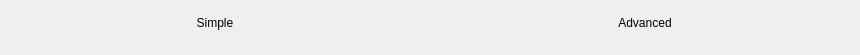
        <widget class="QFrame" name="frame_SettingMode">
         <property name="sizePolicy">
          <sizepolicy hsizetype="Fixed" vsizetype="Fixed">
           <horstretch>0</horstretch>
           <verstretch>0</verstretch>
          </sizepolicy>
         </property>
         <property name="minimumSize">
          <size>
           <width>860</width>
           <height>55</height>
          </size>
         </property>
         <property name="maximumSize">
          <size>
           <width>860</width>
           <height>55</height>
          </size>
         </property>
         <property name="frameShape">
          <enum>QFrame::NoFrame</enum>
         </property>
         <property name="frameShadow">
          <enum>QFrame::Raised</enum>
         </property>
         <layout class="QHBoxLayout" name="horizontalLayout_7">
          <property name="spacing">
           <number>0</number>
          </property>
          <property name="leftMargin">
           <number>0</number>
          </property>
          <property name="topMargin">
           <number>0</number>
          </property>
          <property name="rightMargin">
           <number>0</number>
          </property>
          <property name="bottomMargin">
           <number>9</number>
          </property>
          <item>
           <widget class="AFQHoverWidget" name="widget_Simple" native="true">
            <property name="sizePolicy">
             <sizepolicy hsizetype="Minimum" vsizetype="Fixed">
              <horstretch>0</horstretch>
              <verstretch>0</verstretch>
             </sizepolicy>
            </property>
            <property name="minimumSize">
             <size>
              <width>0</width>
              <height>46</height>
             </size>
            </property>
            <property name="maximumSize">
             <size>
              <width>16777215</width>
              <height>46</height>
             </size>
            </property>
            <layout class="QVBoxLayout" name="verticalLayout_8">
             <property name="spacing">
              <number>0</number>
             </property>
             <property name="leftMargin">
              <number>0</number>
             </property>
             <property name="topMargin">
              <number>0</number>
             </property>
             <property name="rightMargin">
              <number>0</number>
             </property>
             <property name="bottomMargin">
              <number>0</number>
             </property>
             <item>
              <widget class="QLabel" name="label_Simple">
               <property name="minimumSize">
                <size>
                 <width>0</width>
                 <height>0</height>
                </size>
               </property>
               <property name="maximumSize">
                <size>
                 <width>16777215</width>
                 <height>16777215</height>
                </size>
               </property>
               <property name="text">
                <string>Simple</string>
               </property>
               <property name="alignment">
                <set>Qt::AlignCenter</set>
               </property>
              </widget>
             </item>
            </layout>
           </widget>
          </item>
          <item>
           <widget class="AFQHoverWidget" name="widget_Advanced" native="true">
            <property name="minimumSize">
             <size>
              <width>0</width>
              <height>46</height>
             </size>
            </property>
            <property name="maximumSize">
             <size>
              <width>16777215</width>
              <height>46</height>
             </size>
            </property>
            <layout class="QVBoxLayout" name="verticalLayout_10">
             <property name="spacing">
              <number>0</number>
             </property>
             <property name="leftMargin">
              <number>0</number>
             </property>
             <property name="topMargin">
              <number>0</number>
             </property>
             <property name="rightMargin">
              <number>0</number>
             </property>
             <property name="bottomMargin">
              <number>0</number>
             </property>
             <item>
              <widget class="QLabel" name="label_Advanced">
               <property name="minimumSize">
                <size>
                 <width>0</width>
                 <height>0</height>
                </size>
               </property>
               <property name="maximumSize">
                <size>
                 <width>16777215</width>
                 <height>16777215</height>
                </size>
               </property>
               <property name="text">
                <string>Advanced</string>
               </property>
               <property name="alignment">
                <set>Qt::AlignCenter</set>
               </property>
              </widget>
             </item>
            </layout>
           </widget>
          </item>
         </layout>
        </widget>
